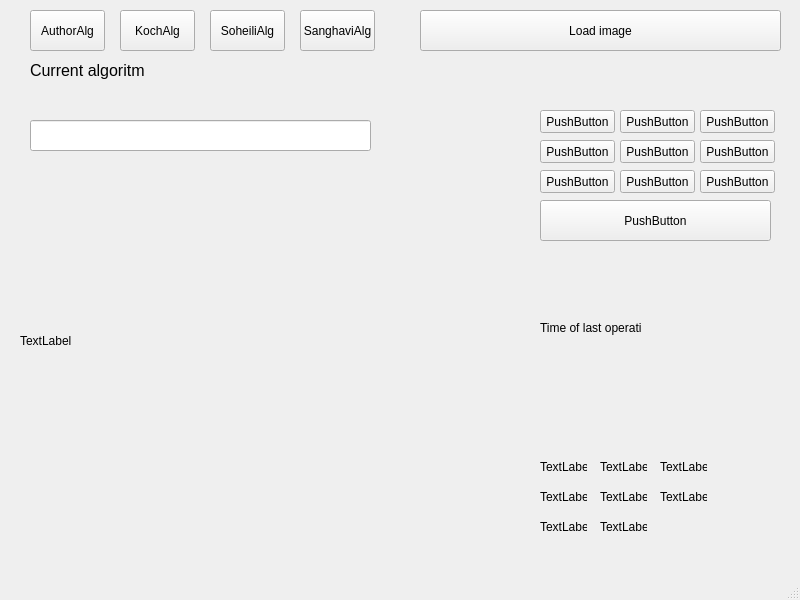
<?xml version="1.0" encoding="UTF-8"?>
<ui version="4.0">
 <class>MainWindow</class>
 <widget class="QMainWindow" name="MainWindow">
  <property name="geometry">
   <rect>
    <x>0</x>
    <y>0</y>
    <width>800</width>
    <height>600</height>
   </rect>
  </property>
  <property name="windowTitle">
   <string>MainWindow</string>
  </property>
  <widget class="QWidget" name="centralwidget">
   <widget class="QPushButton" name="authorAlgorithm">
    <property name="geometry">
     <rect>
      <x>30</x>
      <y>10</y>
      <width>75</width>
      <height>41</height>
     </rect>
    </property>
    <property name="text">
     <string>AuthorAlg</string>
    </property>
   </widget>
   <widget class="QPushButton" name="soheiliAlgorithm">
    <property name="geometry">
     <rect>
      <x>210</x>
      <y>10</y>
      <width>75</width>
      <height>41</height>
     </rect>
    </property>
    <property name="text">
     <string>SoheiliAlg</string>
    </property>
   </widget>
   <widget class="QPushButton" name="kochAlgorithm">
    <property name="geometry">
     <rect>
      <x>120</x>
      <y>10</y>
      <width>75</width>
      <height>41</height>
     </rect>
    </property>
    <property name="text">
     <string>KochAlg</string>
    </property>
   </widget>
   <widget class="QPushButton" name="sanghaviAlgorithm">
    <property name="geometry">
     <rect>
      <x>300</x>
      <y>10</y>
      <width>75</width>
      <height>41</height>
     </rect>
    </property>
    <property name="text">
     <string>SanghaviAlg</string>
    </property>
   </widget>
   <widget class="QPushButton" name="pushButton">
    <property name="geometry">
     <rect>
      <x>620</x>
      <y>110</y>
      <width>75</width>
      <height>23</height>
     </rect>
    </property>
    <property name="text">
     <string>PushButton</string>
    </property>
   </widget>
   <widget class="QPushButton" name="pushButton_2">
    <property name="geometry">
     <rect>
      <x>540</x>
      <y>110</y>
      <width>75</width>
      <height>23</height>
     </rect>
    </property>
    <property name="text">
     <string>PushButton</string>
    </property>
   </widget>
   <widget class="QPushButton" name="pushButton_3">
    <property name="geometry">
     <rect>
      <x>700</x>
      <y>110</y>
      <width>75</width>
      <height>23</height>
     </rect>
    </property>
    <property name="text">
     <string>PushButton</string>
    </property>
   </widget>
   <widget class="QPushButton" name="pushButton_4">
    <property name="geometry">
     <rect>
      <x>540</x>
      <y>140</y>
      <width>75</width>
      <height>23</height>
     </rect>
    </property>
    <property name="text">
     <string>PushButton</string>
    </property>
   </widget>
   <widget class="QPushButton" name="pushButton_5">
    <property name="geometry">
     <rect>
      <x>620</x>
      <y>140</y>
      <width>75</width>
      <height>23</height>
     </rect>
    </property>
    <property name="text">
     <string>PushButton</string>
    </property>
   </widget>
   <widget class="QPushButton" name="pushButton_6">
    <property name="geometry">
     <rect>
      <x>700</x>
      <y>140</y>
      <width>75</width>
      <height>23</height>
     </rect>
    </property>
    <property name="text">
     <string>PushButton</string>
    </property>
   </widget>
   <widget class="QPushButton" name="pushButton_7">
    <property name="geometry">
     <rect>
      <x>540</x>
      <y>170</y>
      <width>75</width>
      <height>23</height>
     </rect>
    </property>
    <property name="text">
     <string>PushButton</string>
    </property>
   </widget>
   <widget class="QPushButton" name="pushButton_8">
    <property name="geometry">
     <rect>
      <x>620</x>
      <y>170</y>
      <width>75</width>
      <height>23</height>
     </rect>
    </property>
    <property name="text">
     <string>PushButton</string>
    </property>
   </widget>
   <widget class="QPushButton" name="pushButton_9">
    <property name="geometry">
     <rect>
      <x>700</x>
      <y>170</y>
      <width>75</width>
      <height>23</height>
     </rect>
    </property>
    <property name="text">
     <string>PushButton</string>
    </property>
   </widget>
   <widget class="QPushButton" name="pushButton_10">
    <property name="geometry">
     <rect>
      <x>540</x>
      <y>200</y>
      <width>231</width>
      <height>41</height>
     </rect>
    </property>
    <property name="text">
     <string>PushButton</string>
    </property>
   </widget>
   <widget class="QLabel" name="imageWrap">
    <property name="geometry">
     <rect>
      <x>20</x>
      <y>140</y>
      <width>491</width>
      <height>401</height>
     </rect>
    </property>
    <property name="text">
     <string>TextLabel</string>
    </property>
   </widget>
   <widget class="QPushButton" name="loadImage">
    <property name="geometry">
     <rect>
      <x>420</x>
      <y>10</y>
      <width>361</width>
      <height>41</height>
     </rect>
    </property>
    <property name="text">
     <string>Load image</string>
    </property>
   </widget>
   <widget class="QLabel" name="ad">
    <property name="geometry">
     <rect>
      <x>540</x>
      <y>460</y>
      <width>47</width>
      <height>13</height>
     </rect>
    </property>
    <property name="text">
     <string>TextLabel</string>
    </property>
   </widget>
   <widget class="QLabel" name="nad">
    <property name="geometry">
     <rect>
      <x>660</x>
      <y>460</y>
      <width>47</width>
      <height>13</height>
     </rect>
    </property>
    <property name="text">
     <string>TextLabel</string>
    </property>
   </widget>
   <widget class="QLabel" name="md">
    <property name="geometry">
     <rect>
      <x>600</x>
      <y>460</y>
      <width>47</width>
      <height>13</height>
     </rect>
    </property>
    <property name="text">
     <string>TextLabel</string>
    </property>
   </widget>
   <widget class="QLabel" name="mse">
    <property name="geometry">
     <rect>
      <x>540</x>
      <y>490</y>
      <width>47</width>
      <height>13</height>
     </rect>
    </property>
    <property name="text">
     <string>TextLabel</string>
    </property>
   </widget>
   <widget class="QLabel" name="nmse">
    <property name="geometry">
     <rect>
      <x>600</x>
      <y>490</y>
      <width>47</width>
      <height>13</height>
     </rect>
    </property>
    <property name="text">
     <string>TextLabel</string>
    </property>
   </widget>
   <widget class="QLabel" name="snr">
    <property name="geometry">
     <rect>
      <x>660</x>
      <y>490</y>
      <width>47</width>
      <height>13</height>
     </rect>
    </property>
    <property name="text">
     <string>TextLabel</string>
    </property>
   </widget>
   <widget class="QLabel" name="psnr">
    <property name="geometry">
     <rect>
      <x>540</x>
      <y>520</y>
      <width>47</width>
      <height>13</height>
     </rect>
    </property>
    <property name="text">
     <string>TextLabel</string>
    </property>
   </widget>
   <widget class="QLineEdit" name="signature">
    <property name="geometry">
     <rect>
      <x>30</x>
      <y>120</y>
      <width>341</width>
      <height>31</height>
     </rect>
    </property>
   </widget>
   <widget class="QLabel" name="IF">
    <property name="geometry">
     <rect>
      <x>600</x>
      <y>520</y>
      <width>47</width>
      <height>13</height>
     </rect>
    </property>
    <property name="text">
     <string>TextLabel</string>
    </property>
   </widget>
   <widget class="QLabel" name="label">
    <property name="geometry">
     <rect>
      <x>540</x>
      <y>320</y>
      <width>101</width>
      <height>16</height>
     </rect>
    </property>
    <property name="text">
     <string>Time of last operation</string>
    </property>
   </widget>
   <widget class="QLabel" name="label_2">
    <property name="geometry">
     <rect>
      <x>30</x>
      <y>60</y>
      <width>121</width>
      <height>21</height>
     </rect>
    </property>
    <property name="font">
     <font>
      <pointsize>12</pointsize>
     </font>
    </property>
    <property name="text">
     <string>Current algoritm</string>
    </property>
   </widget>
  </widget>
  <widget class="QMenuBar" name="menubar">
   <property name="geometry">
    <rect>
     <x>0</x>
     <y>0</y>
     <width>800</width>
     <height>21</height>
    </rect>
   </property>
  </widget>
  <widget class="QStatusBar" name="statusbar"/>
 </widget>
 <resources/>
 <connections/>
</ui>
